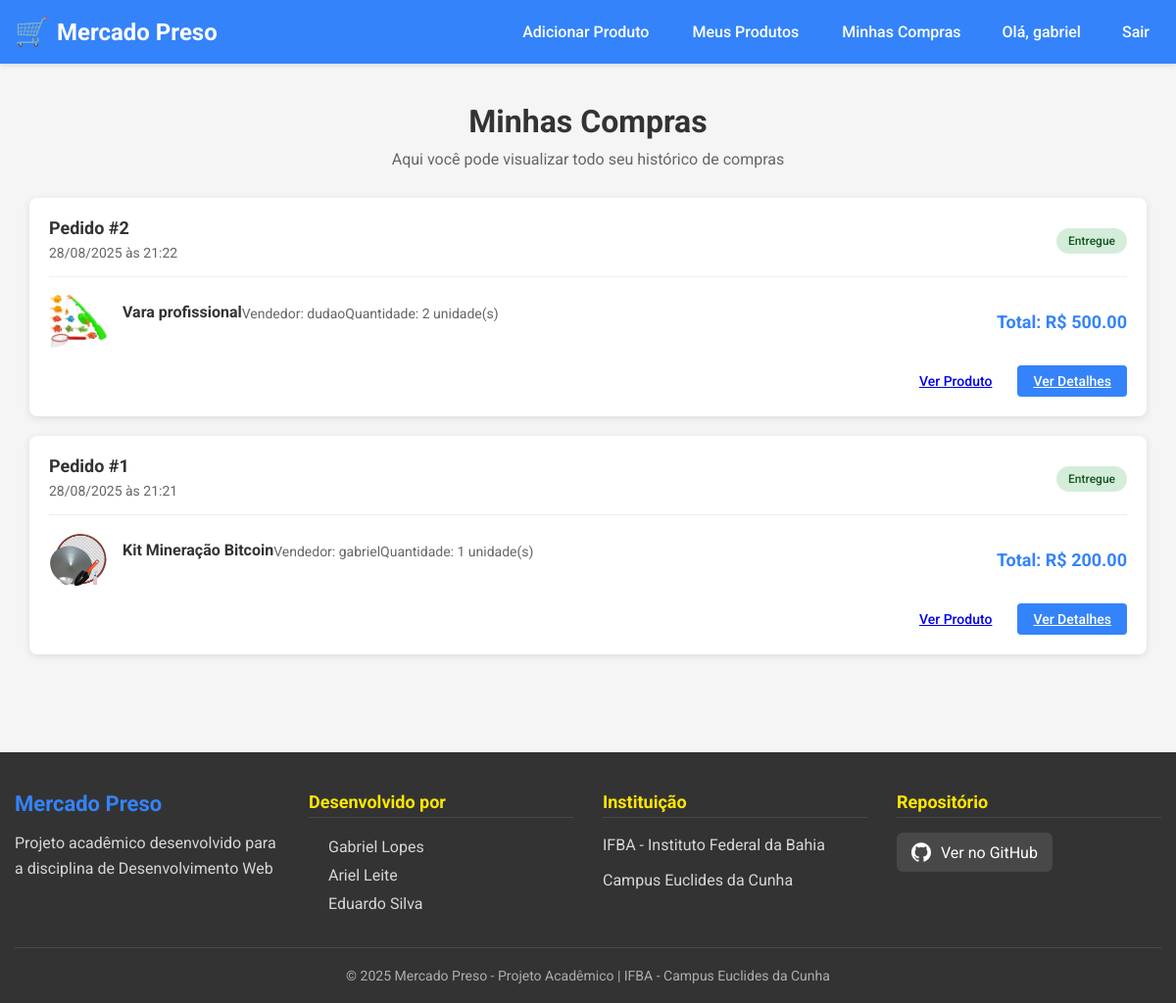
/compra/minhas-compras (signed in), run on the app's committed database.
### models.py (models this page shows, shortened)
class Usuario(db.Model):
    __tablename__ = 'usuarios'
    user_id = db.Column(db.Integer, primary_key=True, autoincrement=True)
    nome = db.Column(db.String(100), unique=True, nullable=False)
    email = db.Column(db.String(120), unique=True, nullable=False)
    tipo_usuario = db.Column(db.Enum(TipoUsuario), nullable=False)
    senha = db.Column(db.String(200), nullable=False)
    data_criacao = db.Column(db.DateTime, default=datetime.utcnow)
    ativo = db.Column(db.Boolean, default=True)

class Compra(db.Model):
    __tablename__ = 'compras'
    compra_id = db.Column(db.Integer, primary_key=True, autoincrement=True)
    comprador_id = db.Column(db.Integer, db.ForeignKey('usuarios.user_id'), nullable=False)
    produto_id = db.Column(db.Integer, db.ForeignKey('produtos.produto_id'), nullable=False)
    quantidade = db.Column(db.Integer, default=1, nullable=False)
    preco = db.Column(db.Float, nullable=False)
    data_compra = db.Column(db.DateTime, nullable=True)
    comprador = db.relationship('Usuario', foreign_keys=[comprador_id], backref=db.backref('compras', lazy=True))
    produto = db.relationship('Produto', foreign_keys=[produto_id], backref=db.backref('compras', lazy=True))

class Produto(db.Model):
    __tablename__ = 'produtos'
    produto_id = db.Column(db.Integer, primary_key=True, autoincrement=True)
    nome = db.Column(db.String(100), nullable=False)
    descricao = db.Column(db.Text)
    preco = db.Column(db.Float, nullable=False)
    quantidade = db.Column(db.Integer, default=0)
    vendedor_id = db.Column(db.Integer, db.ForeignKey('usuarios.user_id'))
    data_criacao = db.Column(db.DateTime, default=datetime.utcnow)
    imagem = db.Column(db.String(100), nullable=False)
    vendedor = db.relationship('Usuario', backref=db.backref('produtos', lazy=True))

### compra.py (the view)
@bp_compra.route('/minhas-compras')
def minhas_compras():
    if not g.user:
        flash("Faça login para ver suas compras", "danger")
        return redirect(url_for('auth.login'))
    compras = Compra.query.filter_by(comprador_id=g.user.user_id)\
                         .order_by(Compra.data_compra.desc())\
                         .all()
    return render_template('minhas_compras.html', compras=compras)

### autenticacao.py (called while the page is built)
@bp_auth.before_app_request
def load_logged_in_user():
    user_id = session.get('user_id')
    if user_id is None:
        g.user = None
    else:
        try:
            g.user = Usuario.query.get(user_id)
        except:
            g.user = None

### templates/minhas_compras.html (shortened to what this page needs)
{% extends 'base.html' %}
{% block content %}
<div class="container">
    <div class="page-header">
        <h1>Minhas Compras</h1>
        <p>Aqui você pode visualizar todo seu histórico de compras</p>
    </div>
    {% if compras %}
        <div class="compras-list">
            {% for compra in compras %}
            <div class="compra-card">
                <div class="compra-header">
                    <div class="compra-info">
                        <h3>Pedido #{{ compra.compra_id }}</h3>
                        <span class="compra-date">{{ compra.data_compra.strftime('%d/%m/%Y às %H:%M') }}</span>
                    </div>
                    <div class="compra-status">
                        <span class="status-badge status-entregue">Entregue</span>
                    </div>
                </div>
                <div class="compra-content">
                    <div class="compra-product">
                        <img src="{{ url_for('static', filename='uploads/produtos/' + compra.produto.imagem) if compra.produto.imagem else url_for('static', filename='images/default-product.jpg') }}"
                             alt="{{ compra.produto.nome }}" class="product-image-small">
                        <div class="product-details">
                            <h4>{{ compra.produto.nome }}</h4>
                            <p>Vendedor: {{ compra.produto.vendedor.nome }}</p>
                            <p>Quantidade: {{ compra.quantidade }} unidade(s)</p>
                        </div>
                    </div>
                    <div class="compra-total">
                        <strong>Total: R$ {{ "%.2f"|format(compra.preco) }}</strong>
                    </div>
                </div>
                <div class="compra-actions">
                    <a href="{{ url_for('compra.ver_produto', produto_id=compra.produto_id) }}" class="btn btn-secondary">
                        Ver Produto
                    </a>
                    <a href="{{ url_for('compra.compra_confirmada', compra_id=compra.compra_id) }}" class="btn btn-primary">
                        Ver Detalhes
                    </a>
                </div>
            </div>
            {% endfor %}
        </div>
    {% endif %}
</div>
{% endblock %}

### templates/base.html (shortened to what this page needs)
<!DOCTYPE html>
<html lang="pt-BR">
<head>
    <link rel="stylesheet" href="{{ url_for('static', filename='css/main.css') }}">
</head>
<body>
    <header class="header">
        <div class="container">
            <div class="header-content">
                <a href="{{ url_for('home') }}" class="logo">Mercado Preso</a>
                <nav class="nav">
                    <div class="nav-links">
                        {% if g.user %}
                            {% if g.user.tipo_usuario.value ==  2 or g.user.tipo_usuario == 'VENDEDOR' %}
                                <a href="{{ url_for('compra.adicionar_produto') }}" class="nav-link">Adicionar Produto</a>
                                <a href="{{ url_for('compra.meus_produtos') }}" class="nav-link">Meus Produtos</a>
                            {% endif %}
                            <a href="{{ url_for('compra.minhas_compras') }}" class="nav-link">Minhas Compras</a>
                            <span class="nav-user">Olá, {{ g.user.nome }}</span>
                            <a href="{{ url_for('auth.logout') }}" class="nav-link">Sair</a>
                        {% else %}
                            <a href="{{ url_for('auth.login') }}" class="nav-link">Entrar</a>
                            <a href="{{ url_for('auth.register') }}" class="nav-link">Criar conta</a>
                        {% endif %}
                    </div>
                </nav>
            </div>
        </div>
    </header>
    <main class="main-content">
        <div class="container">
            {% block content %}{% endblock %}
        </div>
    </main>
    <footer class="footer">
        <div class="container">
            <div class="footer-content">
                <div class="footer-section">
                    <h3>Mercado Preso</h3>
                    <p>Projeto acadêmico desenvolvido para a disciplina de Desenvolvimento Web</p>
                </div>
                <div class="footer-section">
                    <h4>Desenvolvido por</h4>
                    <ul class="developers-list">
                        <li>Gabriel Lopes</li>
                        <li>Ariel Leite</li>
                        <li>Eduardo Silva</li>
                    </ul>
                </div>
                <div class="footer-section">
                    <h4>Instituição</h4>
                    <p>IFBA - Instituto Federal da Bahia</p>
                    <p>Campus Euclides da Cunha</p>
                </div>
                <div class="footer-section">
                    <h4>Repositório</h4>
                    <a href="https://github.com/gabrieldonlopes/mercado-preso" target="_blank" class="github-link">
                        Ver no GitHub
                    </a>
                </div>
            </div>
            <div class="footer-bottom">
                <p>&copy; 2025 Mercado Preso - Projeto Acadêmico | IFBA - Campus Euclides da Cunha</p>
            </div>
        </div>
    </footer>
</body>
</html>

### data on the page
Usuario: user.nome "gabriel"
Compra: compra_id "2", data_compra "28/08/2025 às 21:22", imagem (picture), produto.nome "Vara profissional", produto.vendedor.nome "dudao", quantidade "2", preco "500.00"
Compra: compra_id "1", data_compra "28/08/2025 às 21:21", imagem (picture), produto.nome "Kit Mineração Bitcoin", produto.vendedor.nome "gabriel", quantidade "1", preco "200.00"
